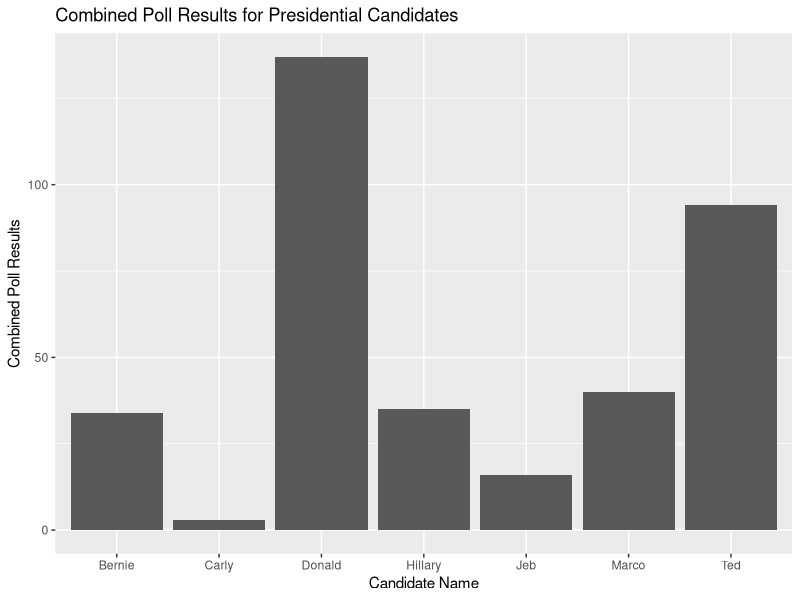

Recreate this plot in R.
library(dplyr)
library(ggplot2)

Name <- c("Jeb", "Donald", "Ted", "Marco", "Carly", "Hillary", "Bernie")
ABC_political_poll_results <- c(4, 62, 51, 21, 2, 14, 15)
CBS_political_poll_results <- c(12, 75, 43, 19, 1, 21, 19)

df <- tibble(Name, ABC_political_poll_results, CBS_political_poll_results)

df <- df %>% 
  mutate(Combined_poll_points = ABC_political_poll_results + CBS_political_poll_results)

df <- df %>%
  arrange(desc(Combined_poll_points))

ggplot(df, aes(x=Name, y=Combined_poll_points)) +
  geom_bar(stat="identity") +
  xlab("Candidate Name") +
  ylab("Combined Poll Results") +
  ggtitle("Combined Poll Results for Presidential Candidates")

